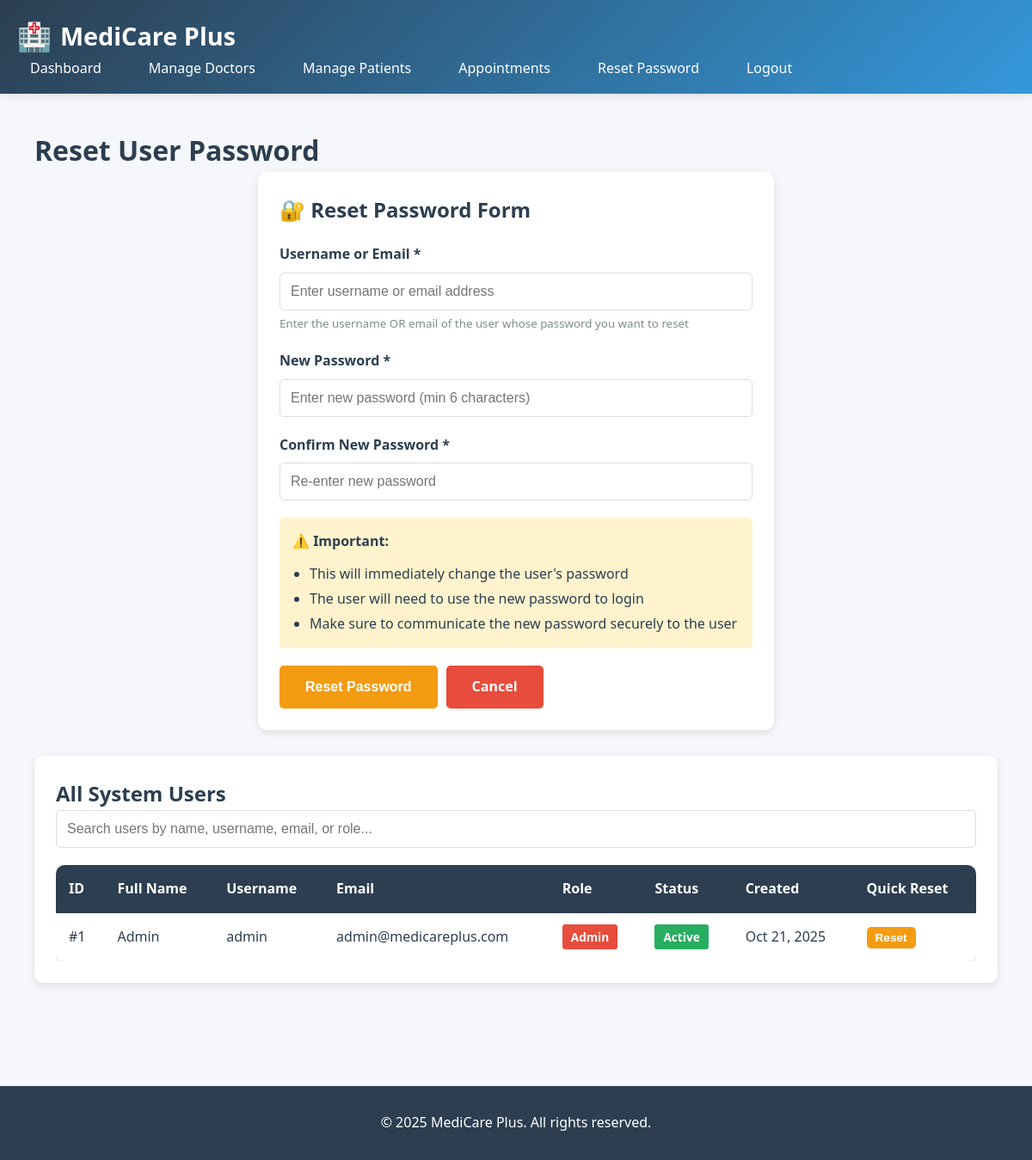
Screenshot of /admin/reset-password.php (signed in) with the database file from the repository.
### tables this page shows
CREATE TABLE users (
    user_id INT AUTO_INCREMENT PRIMARY KEY,
    username VARCHAR(50) UNIQUE NOT NULL,
    email VARCHAR(100) UNIQUE NOT NULL,
    password VARCHAR(255) NOT NULL,
    role ENUM('admin', 'doctor', 'patient') NOT NULL,
    created_at TIMESTAMP DEFAULT CURRENT_TIMESTAMP,
    updated_at TIMESTAMP DEFAULT CURRENT_TIMESTAMP ON UPDATE CURRENT_TIMESTAMP,
    is_active TINYINT(1) DEFAULT 1
);

### admin/reset-password.php (the view, shortened to what this page needs)
<!DOCTYPE html>
<html lang="en">
<head>
    <link rel="stylesheet" href="../assets/css/style.css">
</head>
<body>
    <?php
    $conn = getDBConnection();
    $users = $conn->query("
        SELECT u.user_id, u.username, u.email, u.role, u.is_active, u.created_at,
               CASE
                   WHEN u.role = 'patient' THEN CONCAT(p.first_name, ' ', p.last_name)
                   WHEN u.role = 'doctor' THEN CONCAT('Dr. ', d.first_name, ' ', d.last_name)
                   ELSE 'Admin'
               END as full_name
        FROM users u
        LEFT JOIN patients p ON u.user_id = p.user_id
        LEFT JOIN doctors d ON u.user_id = d.user_id
        ORDER BY u.created_at DESC
    ");
    ?>
    <header>
        <div class="container">
            <div class="header-content">
                <div class="logo">
                    <span class="logo-icon">🏥</span>
                    <h1>MediCare Plus</h1>
                </div>
                <nav>
                    <ul>
                        <li><a href="dashboard.php">Dashboard</a></li>
                        <li><a href="doctors.php">Manage Doctors</a></li>
                        <li><a href="patients.php">Manage Patients</a></li>
                        <li><a href="appointments.php">Appointments</a></li>
                        <li><a href="reset-password.php">Reset Password</a></li>
                        <li><a href="../logout.php">Logout</a></li>
                    </ul>
                </nav>
            </div>
        </div>
    </header>
    <div class="dashboard">
        <div class="container">
            <h1>Reset User Password</h1>
            <div class="card" style="max-width: 600px; margin: 0 auto 30px;">
                <h2 style="margin-bottom: 20px; color: var(--primary-color);">🔐 Reset Password Form</h2>
                <form method="POST" action="reset-password.php">
                    <div class="form-group">
                        <label for="search_term">Username or Email *</label>
                        <input type="text" id="search_term" name="search_term" class="form-control" required
                               placeholder="Enter username or email address"
                               value="<?php echo htmlspecialchars($_POST['search_term'] ?? ''); ?>">
                        <small style="color: var(--dark-gray); display: block; margin-top: 5px;">
                            Enter the username OR email of the user whose password you want to reset
                        </small>
                    </div>
                    <div class="form-group">
                        <label for="new_password">New Password *</label>
                        <input type="password" id="new_password" name="new_password" class="form-control" required
                               minlength="6" placeholder="Enter new password (min 6 characters)">
                    </div>
                    <div class="form-group">
                        <label for="confirm_password">Confirm New Password *</label>
                        <input type="password" id="confirm_password" name="confirm_password" class="form-control" required
                               minlength="6" placeholder="Re-enter new password">
                    </div>
                    <div style="background-color: #fff3cd; padding: 15px; border-radius: 5px; margin-bottom: 20px;">
                        <strong>⚠️ Important:</strong>
                        <ul style="margin: 10px 0 0 20px; line-height: 1.8;">
                            <li>This will immediately change the user's password</li>
                            <li>The user will need to use the new password to login</li>
                            <li>Make sure to communicate the new password securely to the user</li>
                        </ul>
                    </div>
                    <div class="d-flex gap-10">
                        <button type="submit" name="reset_password" class="btn btn-warning"
                                onclick="return confirm('Are you sure you want to reset this user\'s password?');">
                            Reset Password
                        </button>
                        <a href="dashboard.php" class="btn btn-danger">Cancel</a>
                    </div>
                </form>
            </div>
            <div class="card">
                <h2>All System Users</h2>
                <div class="form-group">
                    <input type="text" id="searchInput" class="form-control" placeholder="Search users by name, username, email, or role...">
                </div>
                <?php if ($users->num_rows > 0): ?>
                    <div style="overflow-x: auto;">
                        <table id="usersTable">
                            <thead>
                                <tr>
                                    <th>ID</th>
                                    <th>Full Name</th>
                                    <th>Username</th>
                                    <th>Email</th>
                                    <th>Role</th>
                                    <th>Status</th>
                                    <th>Created</th>
                                    <th>Quick Reset</th>
                                </tr>
                            </thead>
                            <tbody>
                                <?php while ($user = $users->fetch_assoc()): ?>
                                    <tr>
                                        <td>#<?php echo $user['user_id']; ?></td>
                                        <td><?php echo htmlspecialchars($user['full_name']); ?></td>
                                        <td><?php echo htmlspecialchars($user['username']); ?></td>
                                        <td><?php echo htmlspecialchars($user['email']); ?></td>
                                        <td>
                                            <span style="padding: 5px 10px; border-radius: 3px; font-size: 0.85rem; font-weight: 600;
                                                background-color: <?php
                                                    echo $user['role'] === 'admin' ? '#e74c3c' :
                                                        ($user['role'] === 'doctor' ? '#3498db' : '#27ae60');
                                                ?>; color: white;">
                                                <?php echo ucfirst($user['role']); ?>
                                            </span>
                                        </td>
                                        <td>
                                            <span style="padding: 5px 10px; border-radius: 3px; font-size: 0.85rem; font-weight: 600;
                                                background-color: <?php echo $user['is_active'] ? '#27ae60' : '#e74c3c'; ?>; color: white;">
                                                <?php echo $user['is_active'] ? 'Active' : 'Inactive'; ?>
                                            </span>
                                        </td>
                                        <td><?php echo date('M d, Y', strtotime($user['created_at'])); ?></td>
                                        <td>
                                            <button type="button" class="btn btn-warning" style="padding: 5px 10px; font-size: 0.85rem;"
                                                    onclick="fillResetForm('<?php echo htmlspecialchars($user['username']); ?>', '<?php echo htmlspecialchars($user['email']); ?>')">
                                                Reset
                                            </button>
                                        </td>
                                    </tr>
                                <?php endwhile; ?>
                            </tbody>
                        </table>
                    </div>
                <?php else: ?>
                    <p style="text-align: center; color: var(--dark-gray); padding: 20px;">No users found.</p>
                <?php endif; ?>
            </div>
        </div>
    </div>
    <footer>
        <div class="container">
            <p>&copy; 2025 MediCare Plus. All rights reserved.</p>
        </div>
    </footer>
</body>
</html>

### assets/css/style.css (style rules this page uses)
* { margin: 0; padding: 0; box-sizing: border-box; }
html { scroll-behavior: smooth; }
* { transition: all 0.3s ease; }
:root { --primary-color: #2c3e50; --secondary-color: #3498db; --accent-color: #e74c3c; --success-color: #27ae60; --warning-color: #f39c12; --light-gray: #ecf0f1; --dark-gray: #7f8c8d; --white: #ffffff; --text-dark: #2c3e50; }
body { font-family: 'Segoe UI', Tahoma, Geneva, Verdana, sans-serif; line-height: 1.6; color: var(--text-dark); background-color: #f5f7fa; }
.container { max-width: 1200px; margin: 0 auto; padding: 0 20px; }
header { background: linear-gradient(135deg, var(--primary-color) 0%, var(--secondary-color) 100%); color: var(--white); padding: 1rem 0; box-shadow: 0 2px 10px rgba(0,0,0,0.1); position: sticky; top: 0; z-index: 1000; }
.header-content { display: flex; justify-content: space-between; align-items: center; flex-wrap: wrap; }
.logo { display: flex; align-items: center; gap: 10px; transition: all 0.3s ease; }
.logo h1 { font-size: 1.8rem; font-weight: 700; }
.logo-icon { font-size: 2rem; transition: all 0.5s cubic-bezier(0.68, -0.55, 0.265, 1.55); display: inline-block; }
nav ul { list-style: none; display: flex; gap: 25px; flex-wrap: wrap; }
nav a { color: var(--white); text-decoration: none; font-weight: 500; transition: all 0.3s cubic-bezier(0.4, 0, 0.2, 1); padding: 8px 15px; border-radius: 5px; position: relative; }
nav a::after { content: ''; position: absolute; bottom: 0; left: 50%; width: 0; height: 2px; background: var(--white); transition: all 0.3s ease; transform: translateX(-50%); }
.btn { display: inline-block; padding: 12px 30px; background-color: var(--secondary-color); color: var(--white); text-decoration: none; border-radius: 5px; border: none; cursor: pointer; font-size: 1rem; font-weight: 600; transition: all 0.3s cubic-bezier(0.4, 0, 0.2, 1); position: relative; overflow: hidden; }
.btn::before { content: ''; position: absolute; top: 50%; left: 50%; width: 0; height: 0; border-radius: 50%; background: rgba(255, 255, 255, 0.2); transform: translate(-50%, -50%); transition: width 0.6s, height 0.6s; }
.btn-danger { background-color: var(--accent-color); }
.btn-warning { background-color: var(--warning-color); }
.card { background: var(--white); border-radius: 10px; padding: 25px; margin: 20px 0; box-shadow: 0 3px 10px rgba(0,0,0,0.1); transition: all 0.4s cubic-bezier(0.4, 0, 0.2, 1); }
.form-group { margin-bottom: 20px; }
.form-group label { display: block; margin-bottom: 8px; font-weight: 600; color: var(--text-dark); }
.form-control { width: 100%; padding: 12px; border: 1px solid #ddd; border-radius: 5px; font-size: 1rem; transition: border-color 0.3s ease; }
table { width: 100%; border-collapse: collapse; background: var(--white); border-radius: 10px; overflow: hidden; box-shadow: 0 3px 10px rgba(0,0,0,0.1); transition: all 0.3s ease; }
thead { background-color: var(--primary-color); color: var(--white); }
th, td { padding: 15px; text-align: left; }
tbody tr { transition: all 0.3s ease; }
.dashboard { padding: 40px 20px; }
footer { background-color: var(--primary-color); color: var(--white); text-align: center; padding: 30px 20px; margin-top: 60px; }
.dashboard, .services, .container { animation: fadeIn 0.6s ease; }
a { transition: all 0.3s ease; }
.d-flex { display: flex; }
.gap-10 { gap: 10px; }

### rows the page displays
users: user_id "1", full_name "Admin", username "admin", email "admin@medicareplus.com", role "Admin", is_active "Active", created_at "Oct 21, 2025"
